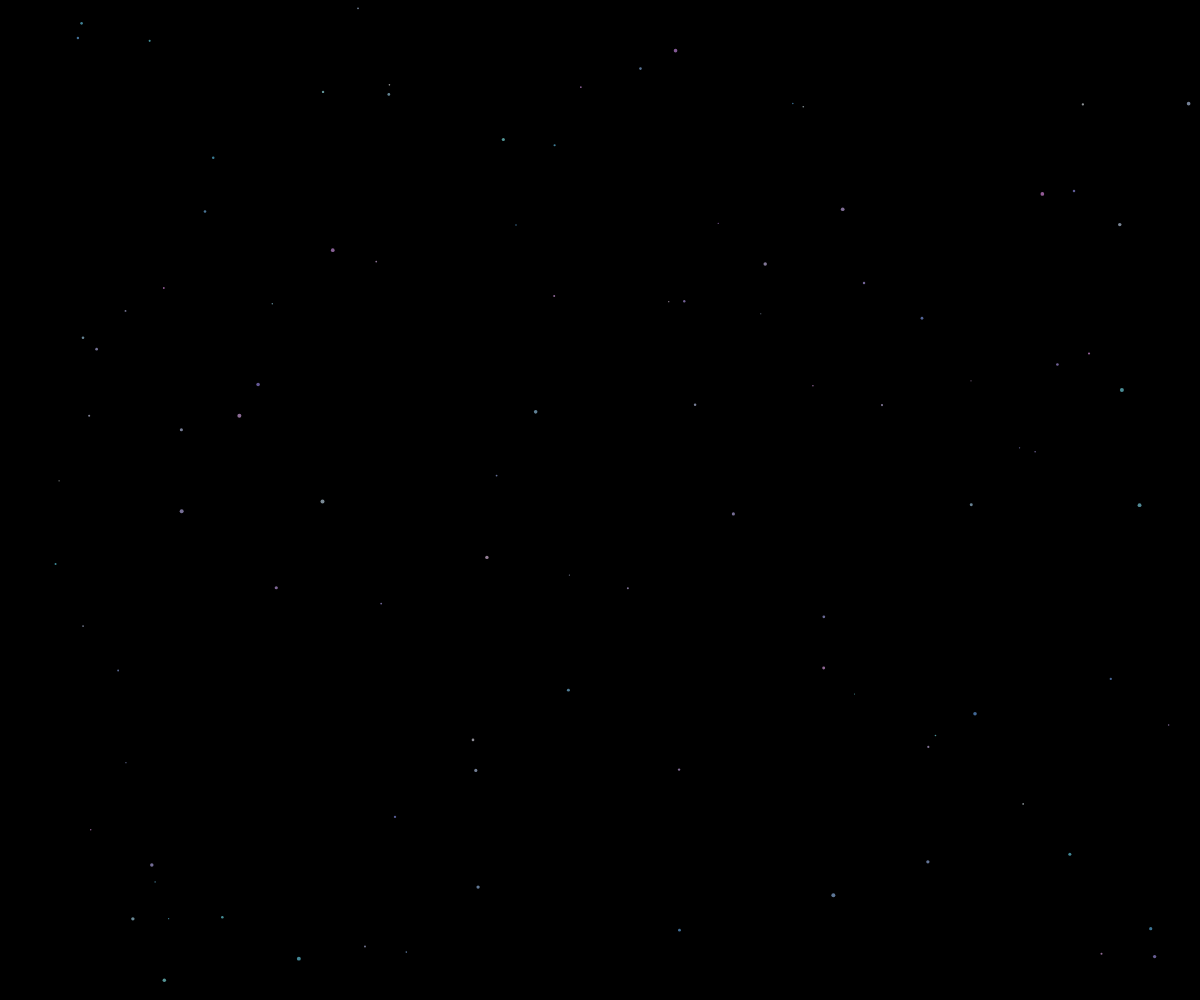
Frame 1 (no input)
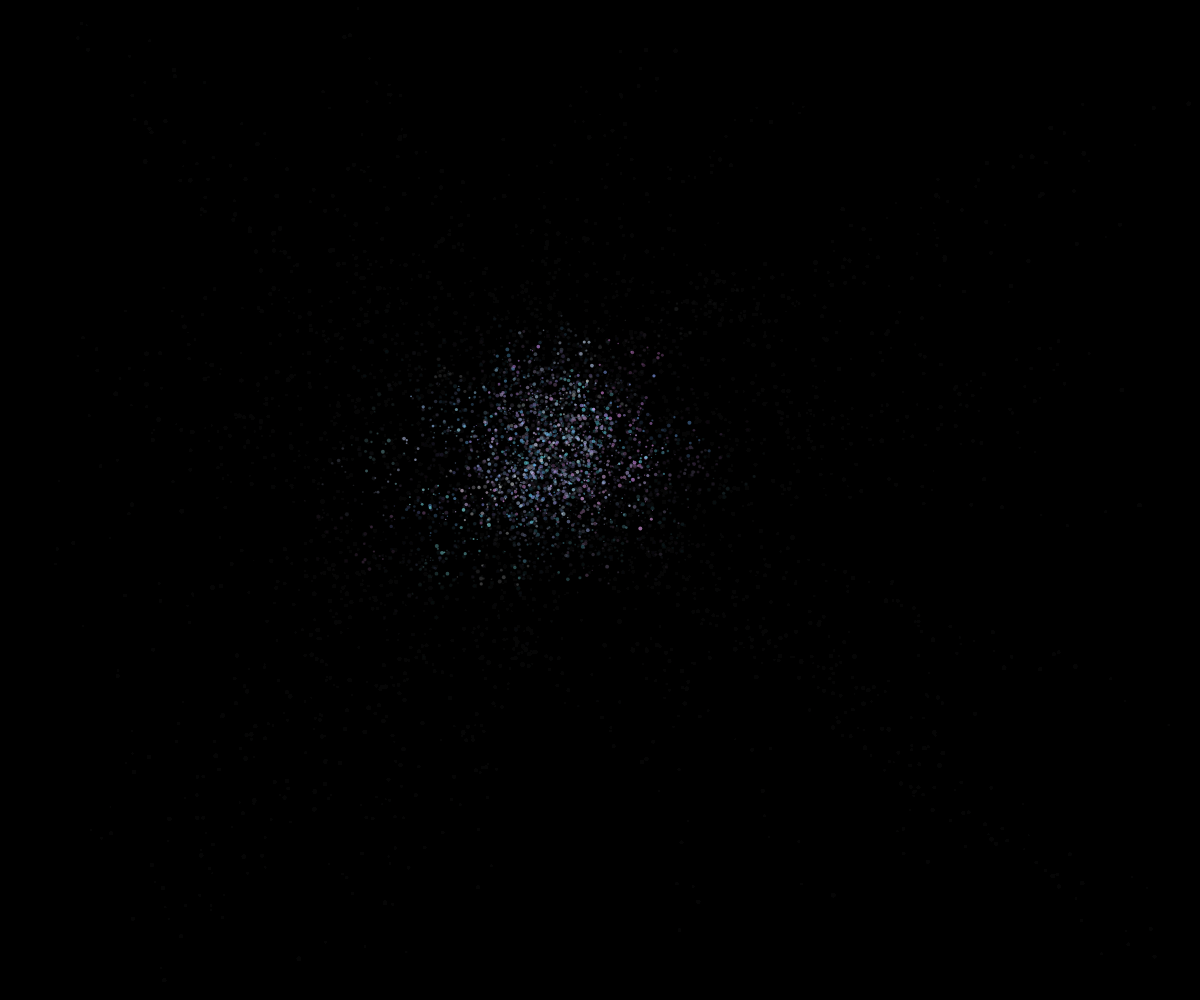
Frame 60 (no input)
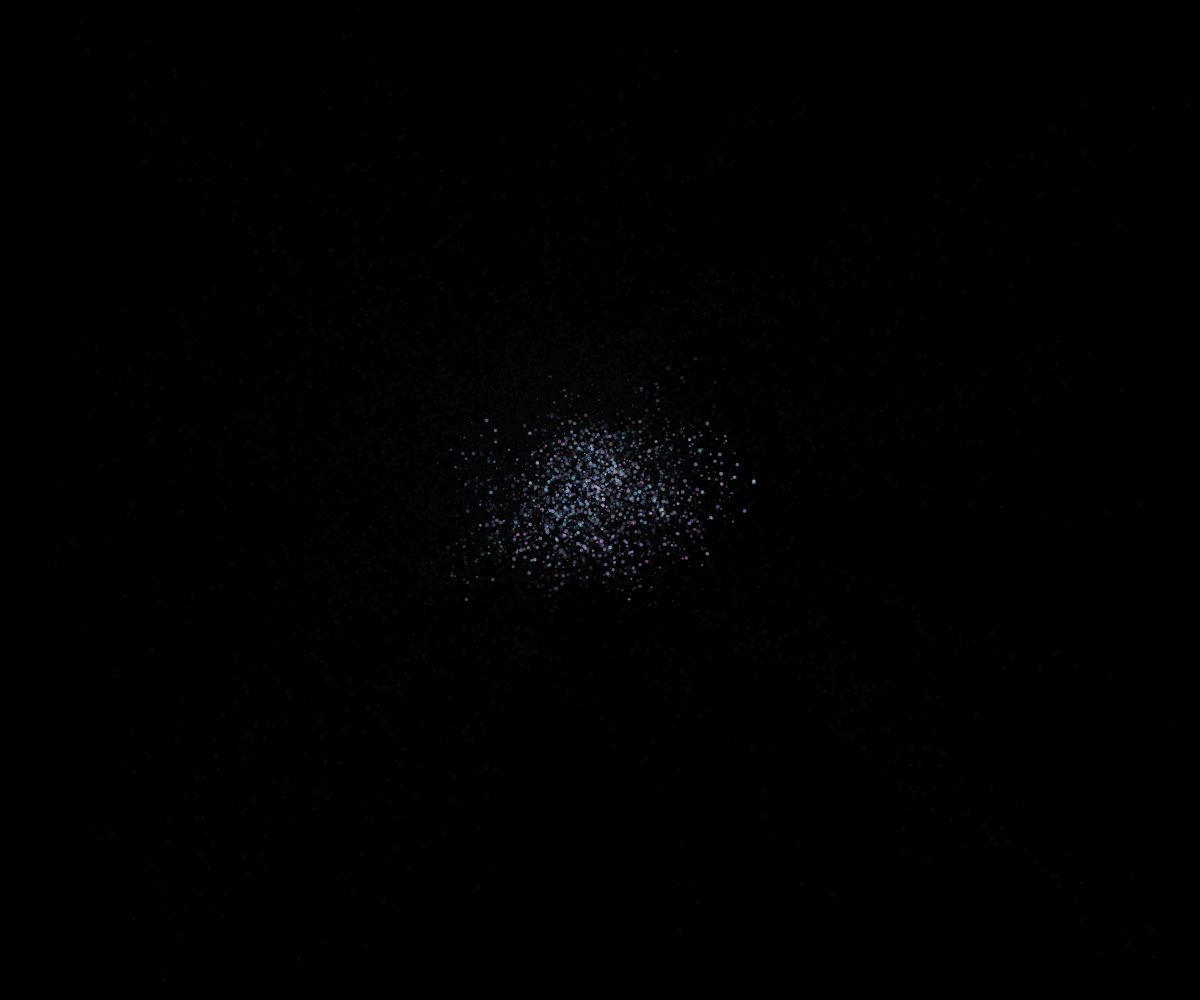
Frame 120 (the mouse pressed at the canvas centre since frame 60)

The p5.js sketch that drew these frames (run headless with seeded random() and noise() and a simulated clock; from frame 60 on, the mouse is pressed at the canvas centre):

// p5.js sketch
// ── sketch.js
let particles = [];

function setup() {
  createCanvas(windowWidth, windowHeight);
  for (let i = 0; i < 100; i++) {
    particles.push(new QuantumParticle());
  }
  background(0);
}

function draw() {
  // 画面を完全に消さず、過去の演算（記憶）を薄く残す（残像）
  background(0, 20); 

  particles.forEach(p => {
    p.update();
    p.display();
  });
}

class QuantumParticle {
  constructor() {
    this.pos = createVector(random(width), random(height));
    this.target = createVector(this.pos.x, this.pos.y);
    this.col = color(random(100, 255), random(150, 255), 255, 150);
  }

  update() {
    // 【不整合の核】
    // 1. 整合性モード：マウスに向かおうとする（論理的な目的）
    let logic = createVector(mouseX, mouseY);
    
    // 2. 不整合モード：全く無関係な場所へ飛び散ろうとする（カオス）
    let chaos = createVector(random(width), random(height));
    
    // 3. 量子的な重ね合わせ：観測（描画）のたびに、論理とカオスの間を揺れ動く
    // 整合性を取ろうとする力を、0.0〜1.0の確率で裏切り続ける
    let drift = p5.Vector.lerp(logic, chaos, random(0.8, 1.0));
    
    this.pos = p5.Vector.lerp(this.pos, drift, 0.05);
  }

  display() {
    noStroke();
    fill(this.col);
    // 粒子の形を固定せず、描画のたびにわずかにサイズや位置をズラす
    circle(this.pos.x + random(-5, 5), this.pos.y + random(-5, 5), random(1, 4));
  }
}
